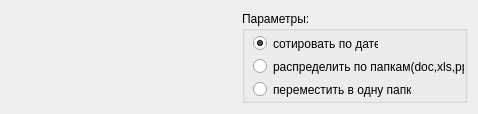
<?xml version="1.0" encoding="UTF-8"?>
<ui version="4.0">
 <class>wOfficeTools</class>
 <widget class="QWidget" name="wOfficeTools">
  <property name="geometry">
   <rect>
    <x>0</x>
    <y>0</y>
    <width>478</width>
    <height>114</height>
   </rect>
  </property>
  <property name="windowTitle">
   <string>wOfficeTools</string>
  </property>
  <layout class="QHBoxLayout" name="horizontalLayout">
   <item>
    <layout class="QVBoxLayout" name="verticalLayout_2">
     <item>
      <widget class="WSelectFolder" name="src_folderwidget" native="true"/>
     </item>
     <item>
      <spacer name="verticalSpacer">
       <property name="orientation">
        <enum>Qt::Vertical</enum>
       </property>
       <property name="sizeHint" stdset="0">
        <size>
         <width>20</width>
         <height>40</height>
        </size>
       </property>
      </spacer>
     </item>
     <item>
      <widget class="WSelectFolder" name="dst_folderwidget" native="true"/>
     </item>
    </layout>
   </item>
   <item>
    <widget class="QGroupBox" name="groupBox">
     <property name="title">
      <string>Параметры:</string>
     </property>
     <widget class="QRadioButton" name="sortByDateBtn">
      <property name="geometry">
       <rect>
        <x>11</x>
        <y>24</y>
        <width>125</width>
        <height>17</height>
       </rect>
      </property>
      <property name="text">
       <string>сотировать по дате</string>
      </property>
      <property name="checked">
       <bool>true</bool>
      </property>
     </widget>
     <widget class="QRadioButton" name="splitToFoldersBtn">
      <property name="geometry">
       <rect>
        <x>11</x>
        <y>47</y>
        <width>211</width>
        <height>17</height>
       </rect>
      </property>
      <property name="text">
       <string>распределить по папкам(doc,xls,ppt)</string>
      </property>
     </widget>
     <widget class="QRadioButton" name="movToFolderBtn">
      <property name="geometry">
       <rect>
        <x>11</x>
        <y>70</y>
        <width>158</width>
        <height>17</height>
       </rect>
      </property>
      <property name="text">
       <string>переместить в одну папку</string>
      </property>
     </widget>
    </widget>
   </item>
  </layout>
 </widget>
 <layoutdefault spacing="6" margin="11"/>
 <customwidgets>
  <customwidget>
   <class>WSelectFolder</class>
   <extends>QWidget</extends>
   <header>wselectfolder.h</header>
   <container>1</container>
  </customwidget>
 </customwidgets>
 <resources/>
 <connections/>
</ui>
